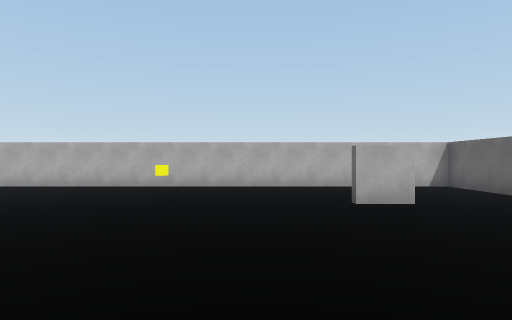
View 1 (above)

14 first-person views from a walk through a Unity game level. The camera is 1.5 m above the floor, looks level and sees 75° across. The floor is counted in squares, 2 m on a side. Each view is taken from the middle of a square. On the plan, view 1 faces up. The plan holds only what a view shows up to about 11 squares ahead; the rest is blank. Surface patterns are stand-ins for the level's own textures.

View 2
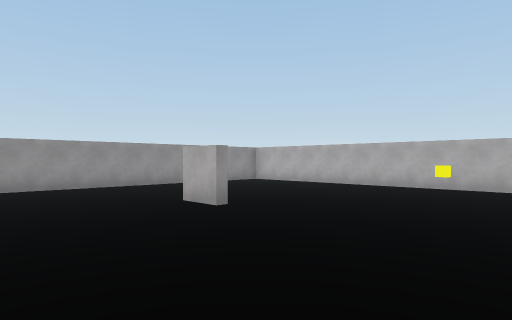

View 3
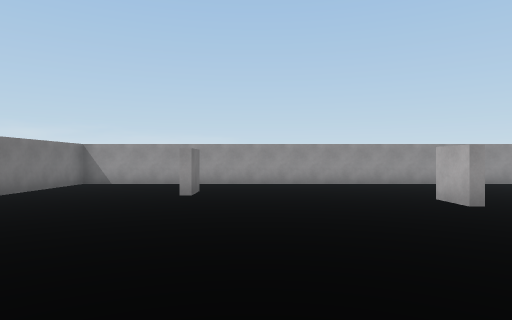

View 4
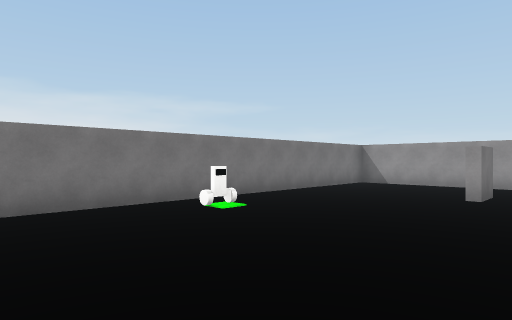

View 5
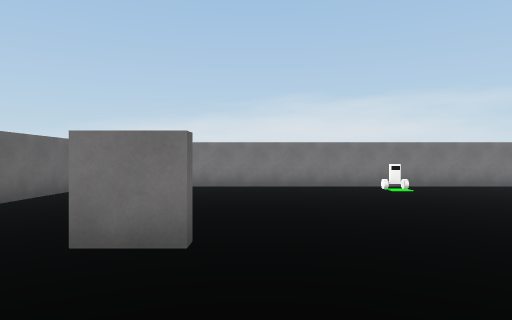

View 6
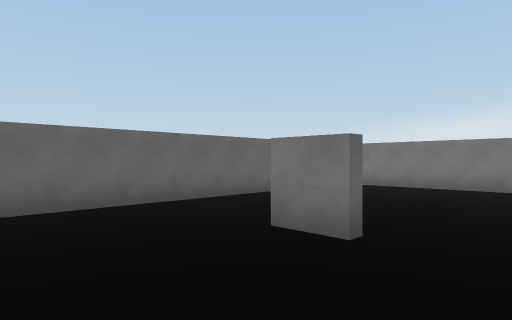

View 7
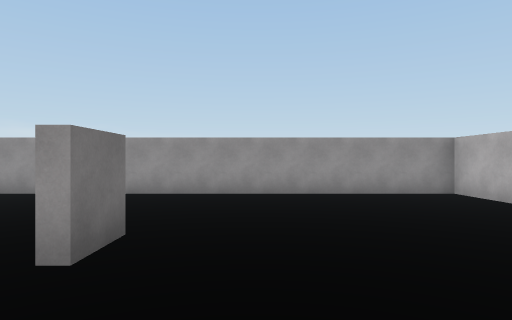

View 8
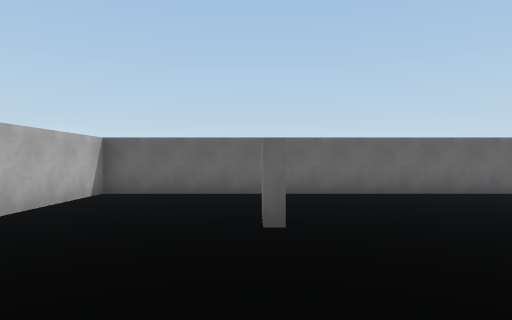

View 9
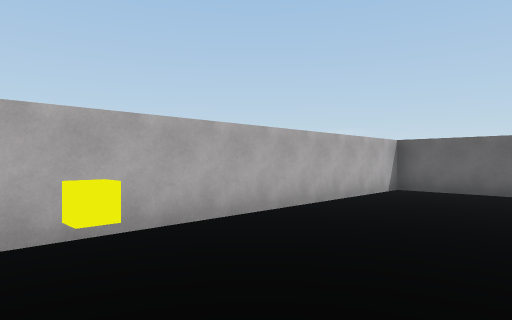

View 10
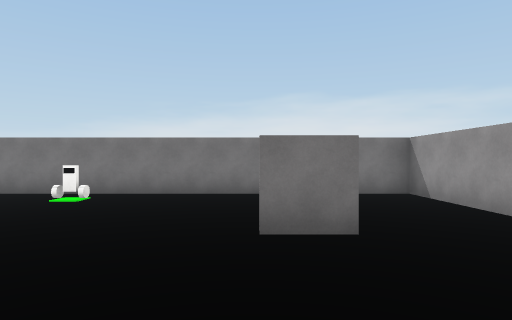

View 11
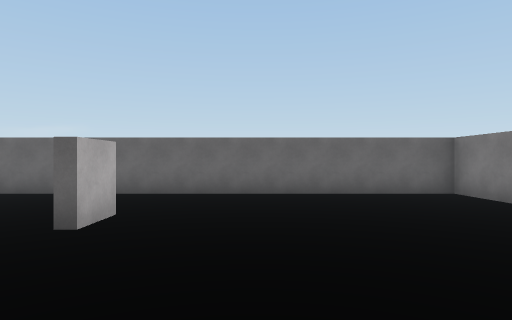

View 12
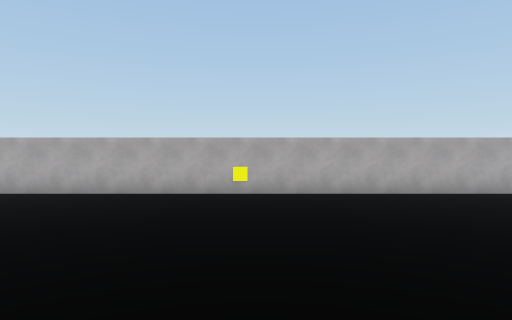

View 13
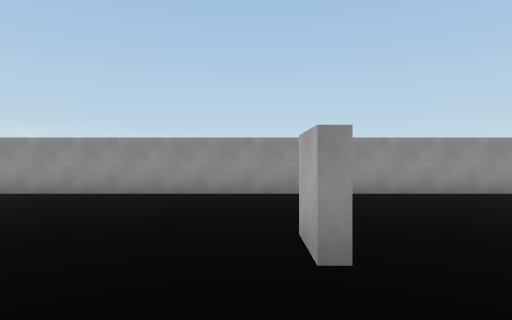

View 14
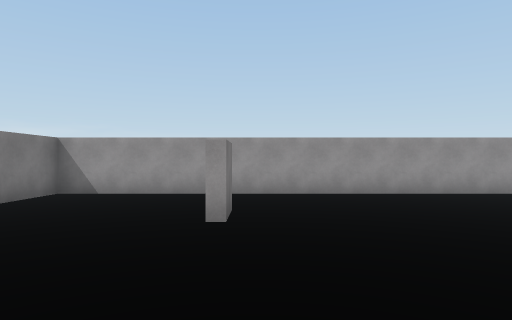

### Floor plan
Points are (right, up) in squares from view 1. A wall is a line through its corners. A room is listed if a view was taken in it or the views show most of it. See-through windows are left out.
Room 1 (views 1, 2, 3, 4, 5, 6, 7, 8, 9, 10, 11, 12, 13, 14)
walls: (-4.2, 3.4) (-5.4, 3.4); (1.5, 1.2) (2.6, 1.2); (-5.4, 3.7) (-4.2, 3.7); (2.6, 0.9) (1.5, 0.9); (1.6, 5.9) (2.4, 5.9); (2.8, 5.7) (1.6, 5.7); (-7.1, -1.4) (-6, -1.4); (-9.4, -5.4) (5.4, -5.4) (5.4, 9.4) (-9.4, 9.4) (-9.4, -5.4)
objects: other object (-2, -4); other object (-2, 8)

Where each view was taken, in squares from view 1:
view 1: 0 up, 0 right, facing up
view 2: 0 up, 0 right, facing up-left
view 3: 0 up, 1 right, facing left
view 4: 0 up, 1 right, facing down-left
view 5: 4 up, 1 right, facing down
view 6: 4 up, 0 right, facing down-right
view 7: 5 up, 2 left, facing left
view 8: 6 up, 2 left, facing right
view 9: 6 up, 3 left, facing up-right
view 10: 2 up, 6 left, facing down
view 11: 1 down, 2 left, facing right
view 12: 2 up, 2 left, facing up
view 13: 3 up, 2 left, facing left
view 14: 1 down, 2 left, facing left
